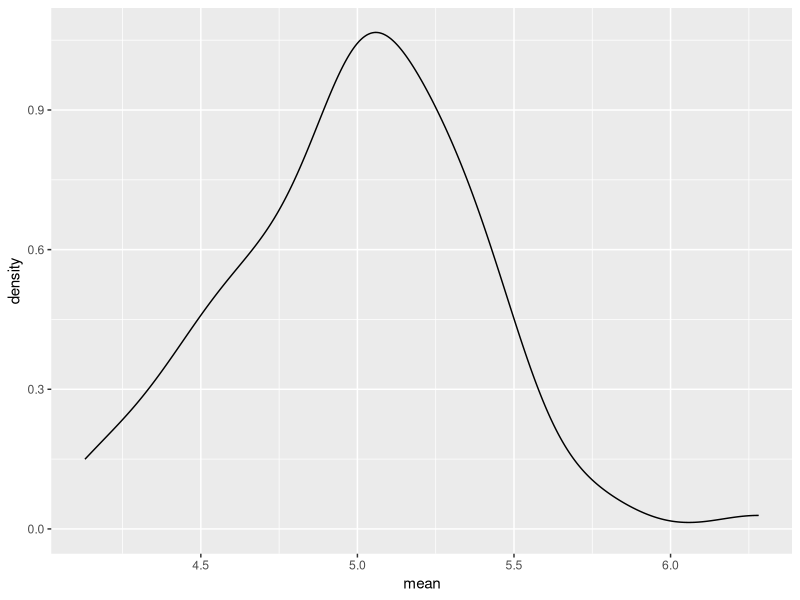
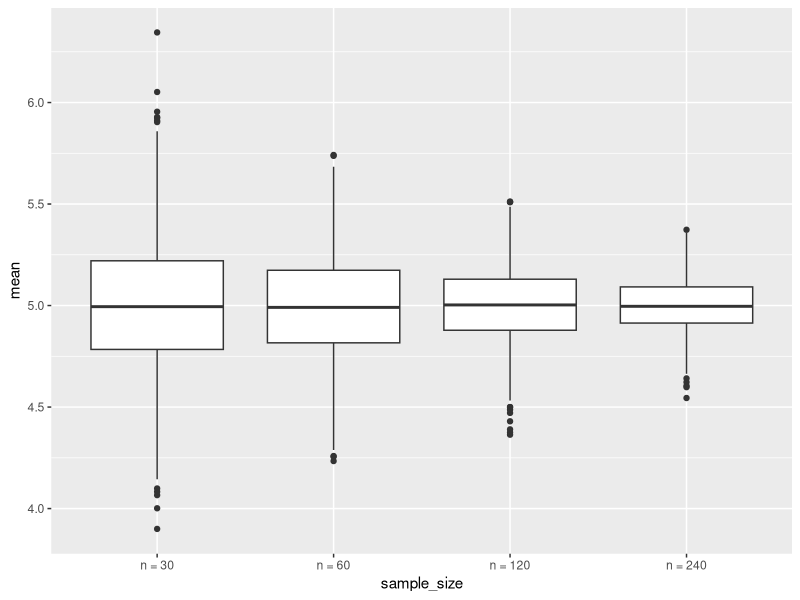
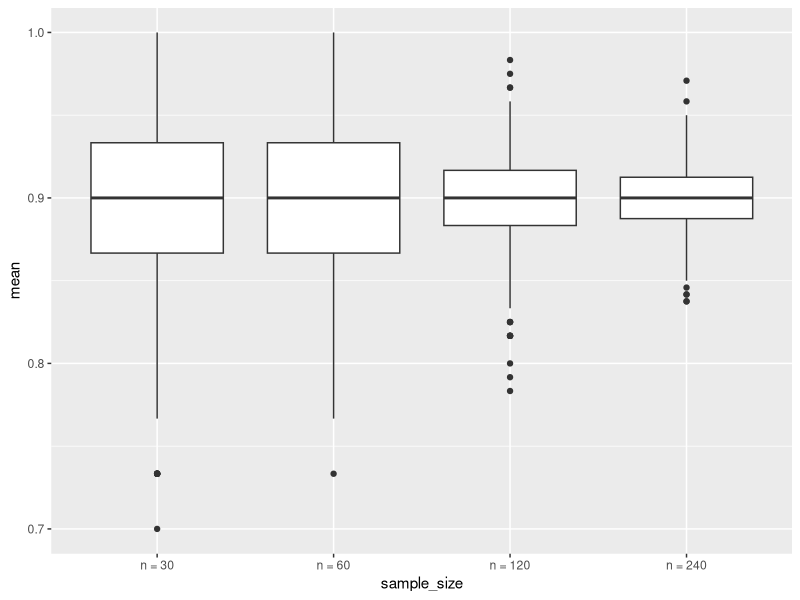
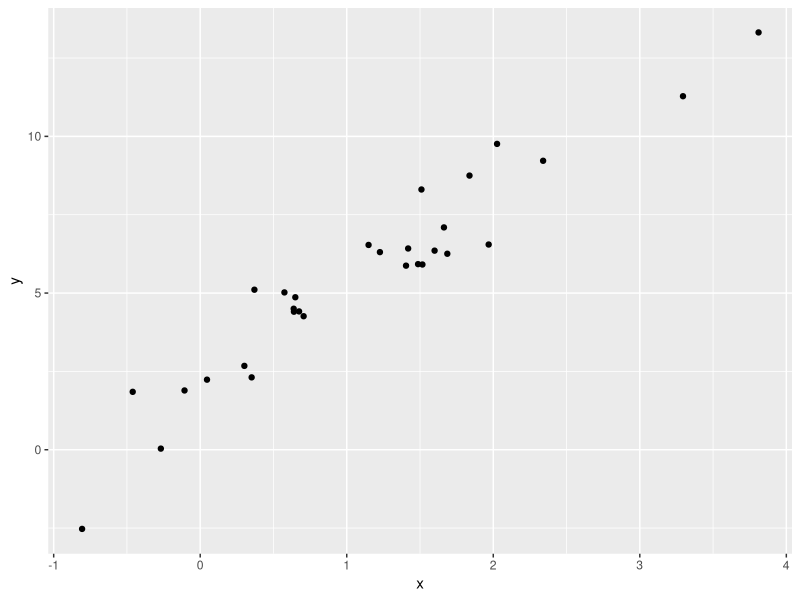
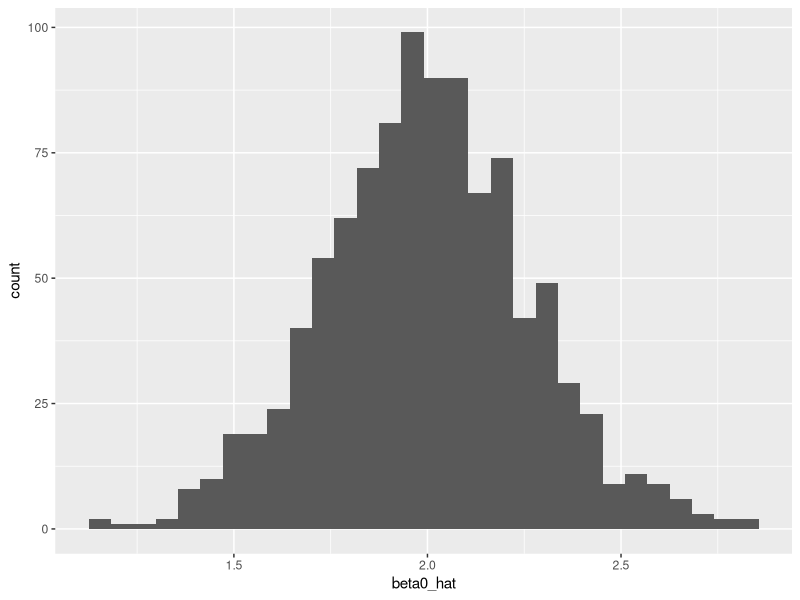
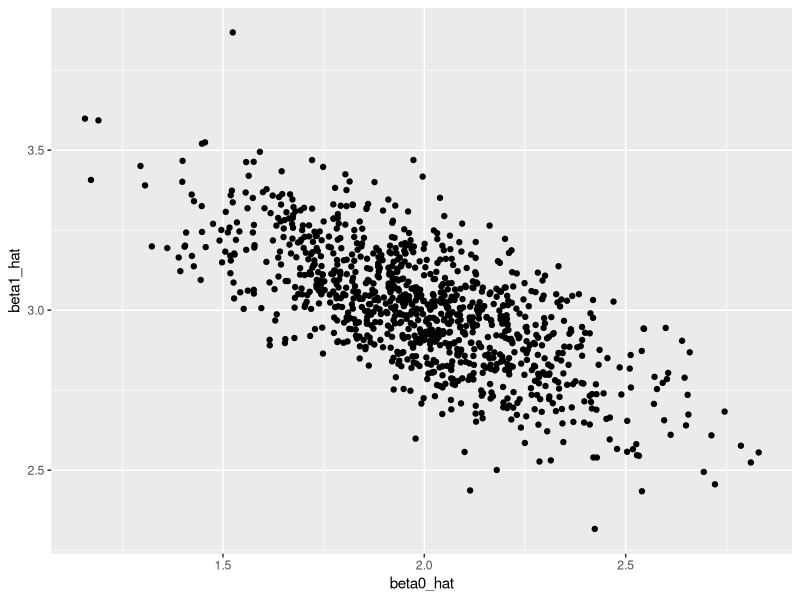

Write the R code that produced these figures, in order.
## ---- chunk 1
library(tidyverse)
set.seed(1)
## ---- chunk 2
sim_mean_sd = function(n_obs, mu = 5, sigma = 2) {
  
  x_vec = rnorm(n = n_obs, mean = mu, sd = sigma)

  tibble(
   mean = mean(x_vec),
   sd = sd(x_vec)
  )
}
## ---- chunk 3
sim_mean_sd(n_obs=30)
## ---- chunk 4
output = vector('list', length = 100)

for (i in 1:100){
  output[[i]] = sim_mean_sd(n_obs = 30)
}

sim_results = bind_rows(output)

sim_results |> 
  ggplot(aes(x = mean)) + geom_density()

sim_results |> 
  summarize(
    mu_hat = mean(mean),
    sd_hat = sd(mean)
  )
## ---- chunk 5
sim_result_df = 
  expand_grid(
    sample_size = c(30, 60, 120, 240),
    iter = 1:1000
  ) |> 
  mutate(estimate_df = map(sample_size, sim_mean_sd)) |> 
  unnest(estimate_df)

sim_result_df |> 
  mutate(
    sample_size = str_c('n = ', sample_size),
    sample_size = fct_inorder(sample_size)
  ) |> 
  ggplot(aes(x = sample_size, y = mean)) + geom_boxplot()

# In summary:
# fct_inorder() is used to reorder levels based on the order in which they appear.
# relevel() is used to set a specific level as the reference level.
# reorder() is used to reorder levels based on the values of a continuous variable.
## ---- chunk 6
sim_mean_sd_bi = function(n_obs, true_p = 0.9) {
  
  x_vec = rbinom(n = n_obs, size = 1, prob = true_p)

  tibble(
   mean = mean(x_vec),
   sd = sd(x_vec)
  )
}

# then the map part
sim_result_df = 
  expand_grid(
    sample_size = c(30, 60, 120, 240),
    iter = 1:1000
  ) |> 
  mutate(estimate_df = map(sample_size, sim_mean_sd_bi)) |> 
  unnest(estimate_df)

sim_result_df |> 
  mutate(
    sample_size = str_c('n = ', sample_size),
    sample_size = fct_inorder(sample_size)
  ) |> 
  ggplot(aes(x = sample_size, y = mean)) + geom_boxplot()
## ---- chunk 7
beta_0 = 2
beta_1 = 3

sim_data = 
  tibble(
    x = rnorm(n = 30, mean = 1, sd = 1),
    y = beta_0 + beta_1 * x + rnorm(30, mean = 0, sd = 1)
  )

ls_fit = lm(y ~ x, data = sim_data)

sim_data |> 
  ggplot(aes(x = x, y = y)) + geom_point()
## ---- chunk 8
sim_slr = function(n_obs, beta_0 = 2, beta_1 = 3){
  sim_data = 
  tibble(
    x = rnorm(n = n_obs, mean = 1, sd = 1),
    y = beta_0 + beta_1 * x + rnorm(n_obs, mean = 0, sd = 1)
  )
  
  ls_fit = lm(y ~ x, data = sim_data)
  
  tibble(
    beta0_hat = coef(ls_fit)[1],
    beta1_hat = coef(ls_fit)[2]
  )
}

sim_slr(n_obs = 30)
## ---- chunk 9
sim_result_df = 
  expand_grid(
    sample_size = 30,
    iter = 1: 1000
  ) |> 
  mutate(estimate_df = map(sample_size, sim_slr)) |> 
  unnest(estimate_df)
## ---- chunk 10
sim_result_df |> 
  summarise(
    mean_b0_hat = mean(beta0_hat),
    mean_b1_hat = mean(beta1_hat)
  )

sim_result_df |> 
  ggplot(aes(x = beta0_hat)) + geom_histogram()

sim_result_df |> 
  ggplot(aes(x = beta0_hat, y = beta1_hat)) + geom_point()
